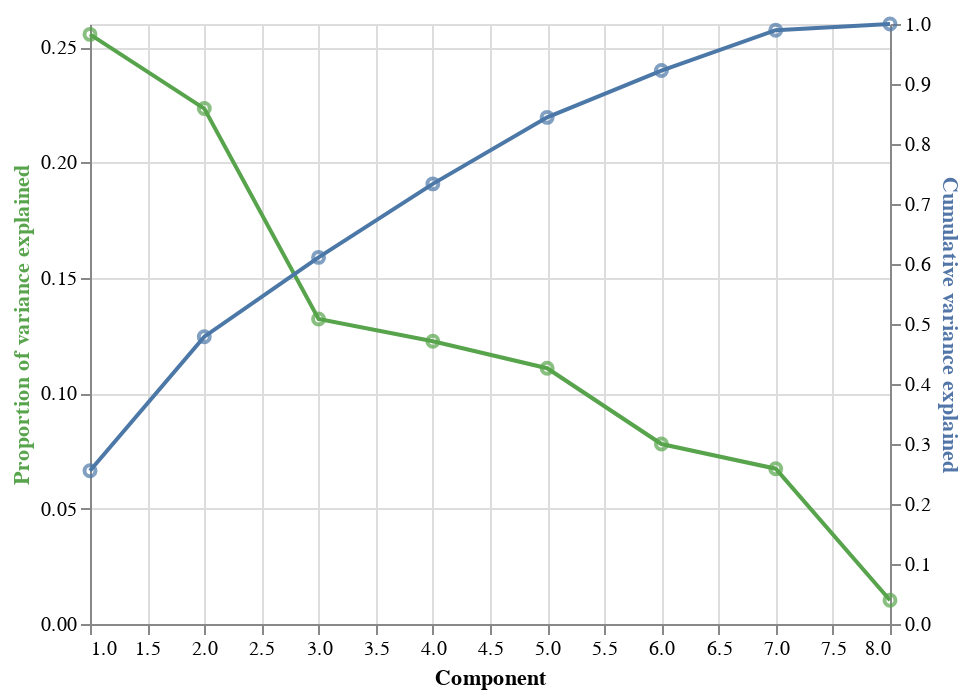

The code cell stored with this chart in its notebook:
### Markdown cell above
<!-- BEGIN QUESTION -->

#### (iv) Plot the variance explained by each PC.

Use `pcvars` to construct a dual-axis plot showing the proportion of variance explained (left y axis) and cumulative variance explained (right y axis) as a function of component number (x axis), with points indicating the variance ratios and lines connecting the points. 

Follow these steps:

1. Construct a base chart that encodes only `Component` on the `X` channel. Store this as `base`.
2. Make a base layer for the proportion of variance explained that modifies `base` by encoding `Proportion of variance explained` on the `Y` channel. Store the result as `prop_var_base`.
    + Give the `Y` axis title a distinct color of your choosing via `alt.Y(..., axis = alt.Axis(titleColor = ...))`.


3. Make a base layer for the cumulative variance explained that modifies `base` by endocing `Cumulative variance explained` on the `Y` channel. Store the result as `cum_var_base`.
    + Give the `Y` axis title another distinct color of your choosing via `alt.Y(..., axis = alt.Axis(titleColor = ...))`.


4. Create a plot layer for the proportion of variance explained by combining points (`prop_var_base.mark_point()`) with lines (`prop_var_base.mark_line()`). Store the result as `prop_var`.
    + Apply the color you chose for the axis title to the points and lines.


5. Repeat the previous step for the cumulative variance explained. Store the result as `cum_var`.
    + Apply the color you chose for the axis title to the points and lines.


6. Layer the plots together using `alt.layer(l1, l2).resolve_scale(y = 'independent')`.

### Code cell
# encode component axis only as base layer
base = alt.Chart(pcvars).encode(
    x = 'Component')

# make a base layer for the proportion of variance explained
prop_var_base = base.encode(
    y = alt.Y('Proportion of variance explained',
              axis = alt.Axis(titleColor = '#57A44C'))
)

# make a base layer for the cumulative variance explained
cum_var_base = base.encode(
    y = alt.Y('Cumulative variance explained', axis = alt.Axis(titleColor = '#5276A7'))
)

# add points and lines to each base layer
prop_var = prop_var_base.mark_line(stroke = '#57A44C') + prop_var_base.mark_point(color = '#57A44C')
cum_var = cum_var_base.mark_line() + cum_var_base.mark_point()

# layer the layers
var_explained_plot = alt.layer(prop_var, cum_var).resolve_scale(y = 'independent')

var_explained_plot

### Figure 1 — Vega-Lite specification as saved in the notebook (floating-point values rounded to 4 significant figures)
{"config": {"view": {"continuousWidth": 400, "continuousHeight": 300}}, "layer": [{"layer": [{"mark": {"type": "line", "stroke": "#57A44C"}, "encoding": {"x": {"field": "Component", "type": "quantitative"}, "y": {"axis": {"titleColor": "#57A44C"}, "field": "Proportion of variance explained", "type": "quantitative"}}}, {"mark": {"type": "point", "color": "#57A44C"}, "encoding": {"x": {"field": "Component", "type": "quantitative"}, "y": {"axis": {"titleColor": "#57A44C"}, "field": "Proportion of variance explained", "type": "quantitative"}}}]}, {"layer": [{"mark": "line", "encoding": {"x": {"field": "Component", "type": "quantitative"}, "y": {"axis": {"titleColor": "#5276A7"}, "field": "Cumulative variance explained", "type": "quantitative"}}}, {"mark": "point", "encoding": {"x": {"field": "Component", "type": "quantitative"}, "y": {"axis": {"titleColor": "#5276A7"}, "field": "Cumulative variance explained", "type": "quantitative"}}}]}], "data": {"name": "data-25137a97b439a9cc5ec531150f0306db"}, "resolve": {"scale": {"y": "independent"}}, "$schema": "https://vega.github.io/schema/vega-lite/v4.17.0.json", "datasets": {"data-25137a97b439a9cc5ec531150f0306db": [{"Proportion of variance explained": 0.2555, "Component": 1, "Cumulative variance explained": 0.2555}, {"Proportion of variance explained": 0.2234, "Component": 2, "Cumulative variance explained": 0.4789}, {"Proportion of variance explained": 0.1321, "Component": 3, "Cumulative variance explained": 0.611}, {"Proportion of variance explained": 0.1225, "Component": 4, "Cumulative variance explained": 0.7336}, {"Proportion of variance explained": 0.1108, "Component": 5, "Cumulative variance explained": 0.8444}, {"Proportion of variance explained": 0.07799, "Component": 6, "Cumulative variance explained": 0.9224}, {"Proportion of variance explained": 0.0673, "Component": 7, "Cumulative variance explained": 0.9897}, {"Proportion of variance explained": 0.01032, "Component": 8, "Cumulative variance explained": 1.0}]}}
